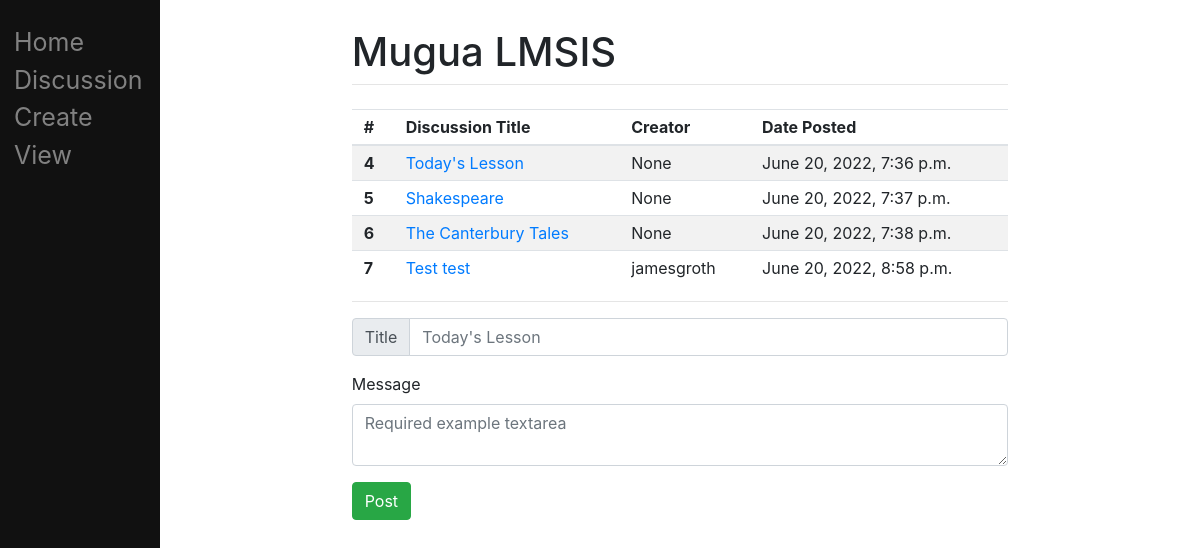
/discuss/, run on an earlier commit of the app's database.
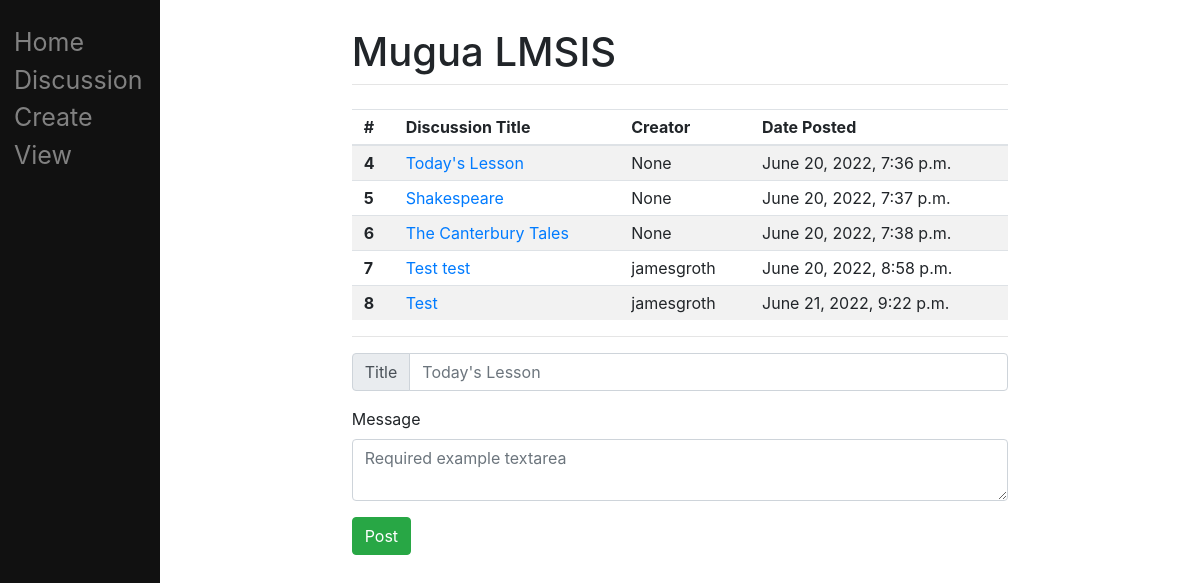
And on a later commit of the database.
### main/models.py (models this page shows, shortened)
class Discussion(models.Model):
    author = models.CharField(max_length=120, null=True)
    title = models.CharField(max_length=120, null=True)
    message = models.TextField(null=True)
    post_date = models.DateTimeField(null=True)
    user = models.ForeignKey(User, on_delete=models.CASCADE, related_name="discussion", null=True)

### main/views.py (the view)
# urls.py: path("discuss/", views.discuss, name="discuss"),
def discuss(response):
    if response.method == "POST":
        form = CreateDiscussionPost(response.POST)
        if form.is_valid():
            author = response.user.username
            title = form.cleaned_data["title"]
            message = form.cleaned_data["message"]
            post_date = timezone.now()
            d = Discussion(author=author, title=title, message=message, post_date=post_date)
            d.save()
        return HttpResponseRedirect("/discuss")
    else:
        form = CreateDiscussionPost()
    discussion = Discussion.objects.all()
    return render(response, "main/discuss.html", {"discussion": discussion})

### main/templates/main/discuss.html (shortened to what this page needs)
{% extends "main/base.html" %}
{% block content %}
<table class="table table-striped">
    <thead>
      <tr class="discussionMain">
        <th scope="col">#</th>
        <th scope="col">Discussion Title</th>
        <th scope="col">Creator</th>
        <th scope="col">Date Posted</th>
      </tr>
    </thead>
    <tbody>
    {% for post in discussion %}
        <tr class="discussionMain">
            <th scope="row">{{post.id}}</th>
            <td><a href="/discuss/{{post.id}}">{{post.title}}</a></td>
            <td>{{post.author}}</td>
            <td>{{post.post_date}}</td>
        </tr>
    {% endfor %}
    </tbody>
</table>
<hr />
<form method="post" action="#">
    <div class="container">
        <div class="row mb-3">
            <div class="input-group">
                <div class="input-group-prepend">
                    <div class="input-group-text">Title</div>
                </div>
                <input type="text" name="title" class="form-control" id="inlineFormInputGroupUsername" placeholder="Today's Lesson" required>
            </div>
        </div>
        <div class="row mb-3">
            <label for="validationTextarea">Message</label>
            <textarea class="form-control" name="message" id="validationTextarea" placeholder="Required example textarea" required></textarea>
        </div>
        <div class="row mb-1">
            <button type="submit" name="postDiscussion" value="postDiscussion" class="btn btn-success">Post</button>
        </div>
    </div>
</form>
{% endblock %}

What changed in the data, as far as the page shows it:
added Discussion: id "8", title "Test", author "jamesgroth", post_date "June 21, 2022, 9:22 p.m."
